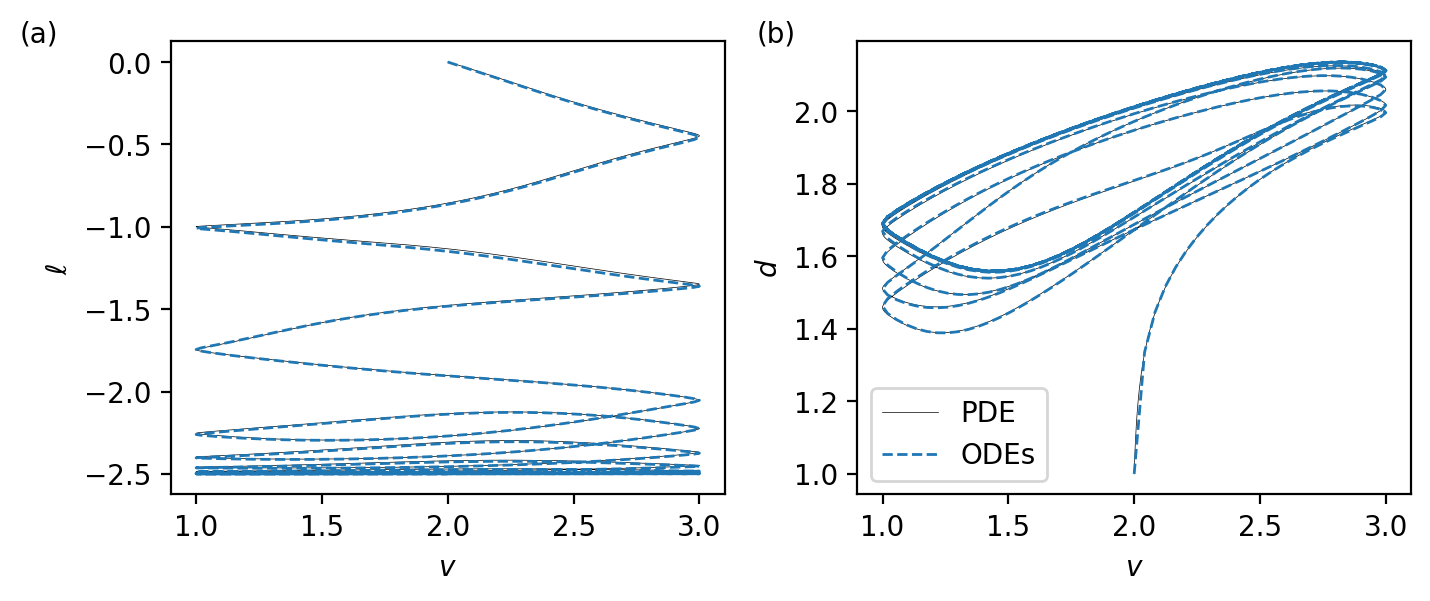

Recreate this plot in Python.
# -*- coding: utf-8 -*-
"""
Data generation for Figure 09
"""
import sys
sys.path.append("../main/")
from ODEdrop2D import *
from pdeloader import *
from matplotlib.gridspec import GridSpec

V = lambda t: Vperiodic(t,m=20,p=100,Vavg=2,Vamp=1)
theta = lambda x: 1 + .1*np.cos(1.6*np.pi*x) + 0.2*np.sin(0.2*np.pi*x)

# Solve the ODE problem
drop = ODEdrop2D(ic=(1,-1),t_end=1000,het=theta,V=V)
t = np.arange(0,1001)

fig = plt.figure(figsize=(8,3))
gs = GridSpec(1, 2, figure=fig,wspace=0.24)
ax0 = fig.add_subplot(gs[0],adjustable='box')
ax1 = fig.add_subplot(gs[1],adjustable='box')

# Load PDE
t_pde,d_pde , l_pde = pdeloader('Figure09_PDE.mat')

# Solve ODE
drop.solve()
ab = drop.evaluate(t)

# Plot of the midpoint
ax0.plot(V(t_pde)[0],l_pde,'k',lw=0.25)
ax0.plot(V(t)[0],np.mean(ab,axis=0),'--',lw=1)
ax0.set_xlabel('$v$')
ax0.set_ylabel('$\\ell$')
ax0.text(0.3,ax0.get_ylim()[1],'(a)')

# Plot of the radius
ax1.plot(V(t_pde)[0],d_pde,'k',lw=0.25,label='PDE')
ax1.plot(V(t)[0],0.5*(ab[0]-ab[1]),'--',lw=1,label='ODEs')
ax1.set_xlabel('$v$')
ax1.set_ylabel('$d$')
ax1.legend()
ax1.text(0.5,ax1.get_ylim()[1],'(b)')

plt.savefig('Figure09.png', bbox_inches='tight',dpi=200)